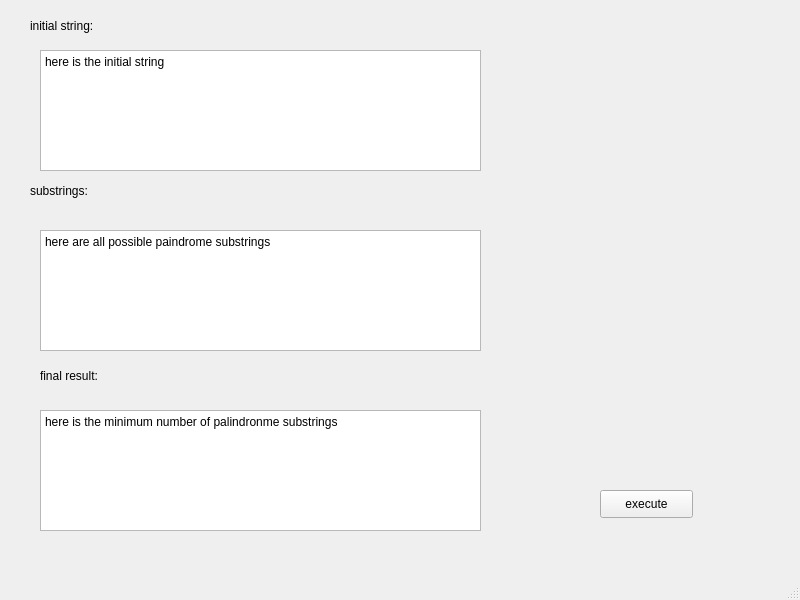
<?xml version="1.0" encoding="UTF-8"?>
<ui version="4.0">
 <class>MainWindow</class>
 <widget class="QMainWindow" name="MainWindow">
  <property name="geometry">
   <rect>
    <x>0</x>
    <y>0</y>
    <width>800</width>
    <height>600</height>
   </rect>
  </property>
  <property name="windowTitle">
   <string>MainWindow</string>
  </property>
  <widget class="QWidget" name="centralwidget">
   <widget class="QLabel" name="label">
    <property name="geometry">
     <rect>
      <x>30</x>
      <y>10</y>
      <width>121</width>
      <height>31</height>
     </rect>
    </property>
    <property name="text">
     <string>initial string:</string>
    </property>
   </widget>
   <widget class="QLabel" name="label_2">
    <property name="geometry">
     <rect>
      <x>30</x>
      <y>180</y>
      <width>111</width>
      <height>21</height>
     </rect>
    </property>
    <property name="text">
     <string>substrings:</string>
    </property>
   </widget>
   <widget class="QLabel" name="label_3">
    <property name="geometry">
     <rect>
      <x>40</x>
      <y>350</y>
      <width>231</width>
      <height>51</height>
     </rect>
    </property>
    <property name="text">
     <string>final result:</string>
    </property>
   </widget>
   <widget class="QPushButton" name="pushButton">
    <property name="geometry">
     <rect>
      <x>600</x>
      <y>490</y>
      <width>93</width>
      <height>28</height>
     </rect>
    </property>
    <property name="text">
     <string>execute</string>
    </property>
   </widget>
   <widget class="QTextEdit" name="textEdit_2">
    <property name="geometry">
     <rect>
      <x>40</x>
      <y>230</y>
      <width>441</width>
      <height>121</height>
     </rect>
    </property>
    <property name="html">
     <string>&lt;!DOCTYPE HTML PUBLIC &quot;-//W3C//DTD HTML 4.0//EN&quot; &quot;http://www.w3.org/TR/REC-html40/strict.dtd&quot;&gt;
&lt;html&gt;&lt;head&gt;&lt;meta name=&quot;qrichtext&quot; content=&quot;1&quot; /&gt;&lt;style type=&quot;text/css&quot;&gt;
p, li { white-space: pre-wrap; }
&lt;/style&gt;&lt;/head&gt;&lt;body style=&quot; font-family:'SimSun'; font-size:9pt; font-weight:400; font-style:normal;&quot;&gt;
&lt;p style=&quot; margin-top:12px; margin-bottom:12px; margin-left:0px; margin-right:0px; -qt-block-indent:0; text-indent:0px;&quot;&gt;here are all possible paindrome substrings&lt;br /&gt;&lt;/p&gt;&lt;/body&gt;&lt;/html&gt;</string>
    </property>
   </widget>
   <widget class="QTextEdit" name="textEdit_3">
    <property name="geometry">
     <rect>
      <x>40</x>
      <y>410</y>
      <width>441</width>
      <height>121</height>
     </rect>
    </property>
    <property name="html">
     <string>&lt;!DOCTYPE HTML PUBLIC &quot;-//W3C//DTD HTML 4.0//EN&quot; &quot;http://www.w3.org/TR/REC-html40/strict.dtd&quot;&gt;
&lt;html&gt;&lt;head&gt;&lt;meta name=&quot;qrichtext&quot; content=&quot;1&quot; /&gt;&lt;style type=&quot;text/css&quot;&gt;
p, li { white-space: pre-wrap; }
&lt;/style&gt;&lt;/head&gt;&lt;body style=&quot; font-family:'SimSun'; font-size:9pt; font-weight:400; font-style:normal;&quot;&gt;
&lt;p style=&quot; margin-top:0px; margin-bottom:0px; margin-left:0px; margin-right:0px; -qt-block-indent:0; text-indent:0px;&quot;&gt;here is the minimum number of palindronme substrings&lt;br /&gt;&lt;/p&gt;&lt;/body&gt;&lt;/html&gt;</string>
    </property>
   </widget>
   <widget class="QTextEdit" name="textEdit_4">
    <property name="geometry">
     <rect>
      <x>40</x>
      <y>50</y>
      <width>441</width>
      <height>121</height>
     </rect>
    </property>
    <property name="html">
     <string>&lt;!DOCTYPE HTML PUBLIC &quot;-//W3C//DTD HTML 4.0//EN&quot; &quot;http://www.w3.org/TR/REC-html40/strict.dtd&quot;&gt;
&lt;html&gt;&lt;head&gt;&lt;meta name=&quot;qrichtext&quot; content=&quot;1&quot; /&gt;&lt;style type=&quot;text/css&quot;&gt;
p, li { white-space: pre-wrap; }
&lt;/style&gt;&lt;/head&gt;&lt;body style=&quot; font-family:'SimSun'; font-size:9pt; font-weight:400; font-style:normal;&quot;&gt;
&lt;p style=&quot; margin-top:12px; margin-bottom:12px; margin-left:0px; margin-right:0px; -qt-block-indent:0; text-indent:0px;&quot;&gt;here is the initial string&lt;br /&gt;&lt;/p&gt;&lt;/body&gt;&lt;/html&gt;</string>
    </property>
   </widget>
  </widget>
  <widget class="QMenuBar" name="menubar">
   <property name="geometry">
    <rect>
     <x>0</x>
     <y>0</y>
     <width>800</width>
     <height>26</height>
    </rect>
   </property>
  </widget>
  <widget class="QStatusBar" name="statusbar"/>
 </widget>
 <resources/>
 <connections/>
</ui>
